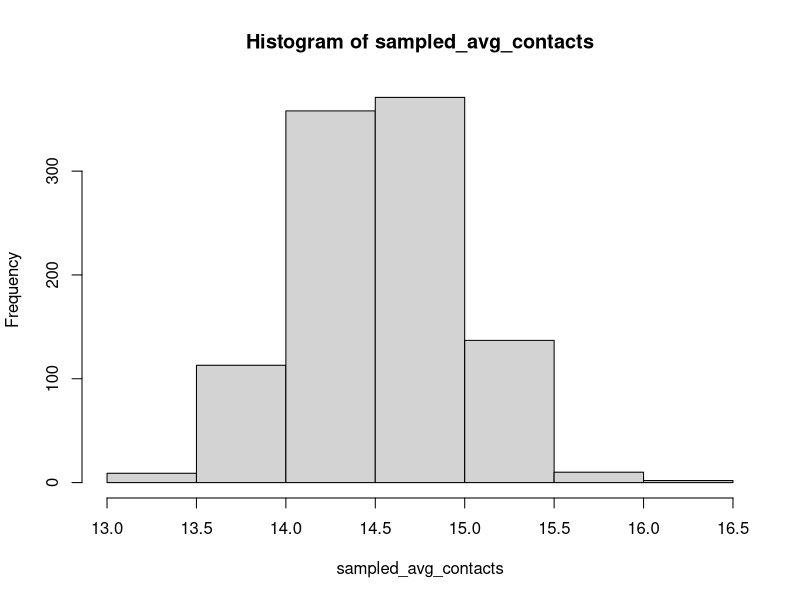
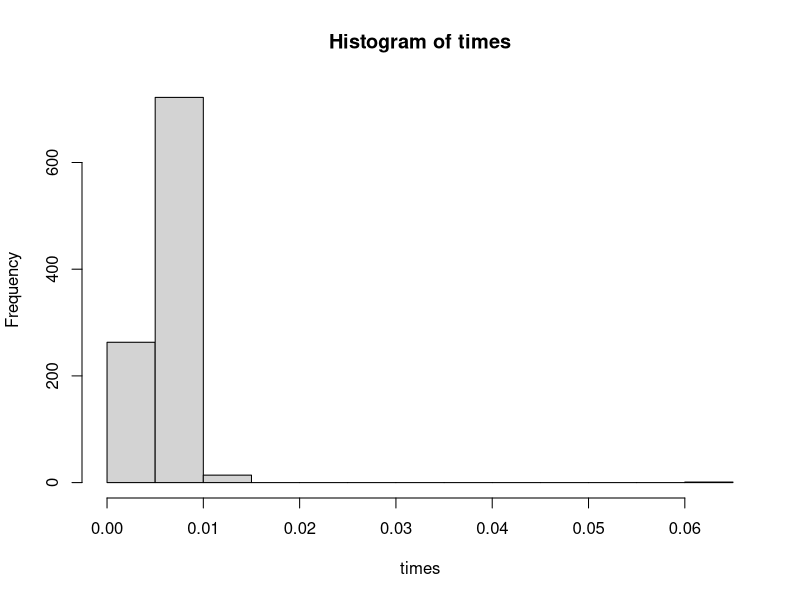

These figures' R source, in order:
rm(list=ls())
prob_of_link <- function(i, j, b, n_c ){
  ## the probability of person i and person j being regular contacts
  # b is  the vector beta, the sociability parameters for each person in t
  # the population
  # i, j is the indices of person i and person j in beta
  # n_c mean number of contacts per person
  # it is assumed that i, j are not in the same household
  # this code assumes i holds a single value, whereas j can be of arbitrary
  # length
  n = length(b)#size of the population
  top = n_c*b[i]*b[j]
  bottom =  (n-1)*(mean(b)^2)
  top/bottom
}

get_net <- function(beta, nc=15){
  # Randomly create a regular contact network based off of the sociability
  # of each person,
  # beta stores the sociability values for each person
  # nc is the average number of contacts per person
  #
  # returns a list, network, where network[i] contains the indices
  # of the people i is a regular contact with
  #
  # go through each person and randomly create contacts with other people
  # but we do not consider creating a contact between j and i if we already
  # considered creating a contact between i and j - this would double the 
  # chance of a contact
  
  n <- length(beta) #size of the population
  network <- vector("list",n)
  
  #i only considers the indices greater than i
  #this avoids both i and j considering i<->j 
  for (i in 1:(n-1)){
    #omit people that already considered creating a link with i
    potential_contacts = (i+1):n
    #omit members of the same household, taking h from outside environment
    same_household = which(h == h[i])
    potential_contacts = potential_contacts[
      !(potential_contacts %in% same_household) ]
    #get the chance of contact between i and the potentials
    # using their sociabilities
    chance_of_contact = prob_of_link(i, potential_contacts, beta, nc)
    #then flip a coin with that probability to decide a contact
    u <- runif(length(potential_contacts))
    contacts = potential_contacts[ u < chance_of_contact ]
    network[[i]] <- c( network[[i]], contacts  )
    # add person i into all of its contacts' contacts
    network[contacts] <- lapply(network[contacts], function(x) c(x, i) )
  }
  return( network )
}


nseir <- function(beta,h,alink,alpha=c(.1,.01,.01),delta=.2
                  ,gamma=.4,nc=15, nt = 100,pinf = .005){
  n = length(beta) #size of population
  #record the number of people in each state each day
  S <- E <- I <- R <- rep(0, nt)
  # a pinf proportion of the population start as infected,
  # the remainder are susceptible
  initial_I <- NULL
  # if no-one starts out infected, this is a worthless simulation
  while (length(initial_I) == 0 ){ initial_I <- which(runif(n) < pinf) }
  #record the initial day
  pop <- rep(0,n); pop[initial_I] <- 3
  S[1] <- n-length(inital_I); I[1] <- length(inital_I)
  # the chna
  a_h <- alpha[1]; a_c <- alpha[2]; a_r <- alpha[3] 
  
  for (day in 2:nt){
    u <- runif(n)
    pop[ pop==3&u<delta ] <- 3 # I -> R
    pop[ pop==1&u<gamma ] <- 2 # E -> I
    currently_S <- which(pop==0); n_S = lenght(currently_S)
    for (infected in which(pop == 2)){
      #infects a susceptible member of their household
      pop[ pop==0&h[pop]==h[infected] ][runif(n) <a_h] <- 1
      #infects a susceptible person through random mixing
      pop[pop==0][ runif(n) < a_r*prob_of_link(infected, pop, beta, n_c) ] <- 1
      #infects a susceptible regular contact
      pop[ network[[i]] ][ pop[network[[i]]]==0 ][runif(n) <a_r]
    }
    #record today's counts
    S[day] <- sum(pop==0); E[day] <- sum(pop==1)
    I[day] <- sum(pop==2); R[day] <- sum(pop==3)
  }
  return(list(S,E,I,R, t=1:nt))
}




# this shows that the average contacts will on average be nc
# it takes about a minute to run
set.seed(2025); num_reps <- 1000
sampled_avg_contacts <- sampled_sd_contacts <- numeric(num_reps)
times <- numeric(num_reps)
for (i in 1:num_reps){
  n =100; h_max = 5;beta <- runif(n)
  h = rep(1:n, times = sample(1:h_max, n, replace =TRUE))[1:n]
  t <- system.time(network <- get_net(beta))
  times[i] <- t[3] #elapsed times
  counts <- sapply(network, function(x) length(x) )
  sampled_avg_contacts[i] <- mean(counts)
  sampled_sd_contacts[i] <- sd(counts)
}
hist(sampled_avg_contacts);mean(sampled_avg_contacts);mean(sampled_sd_contacts)
hist(times);mean(times)


set.seed(2025)
n =10000; h_max = 5;beta <- runif(n)
h = rep(1:n, times = sample(1:h_max, n, replace =TRUE))[1:n]
x = system.time( network <- get_net(beta)  );x
# length(network)
# counts <- sapply(network, function(x) length(x) )
# mean(counts);sd(counts)
# hist(counts)
